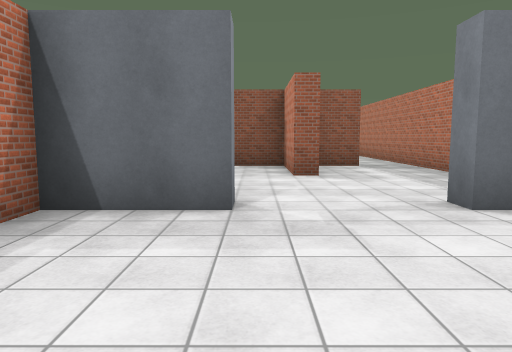
View 1 (above)

22 first-person views from a walk through a scene from a Unity 3-D project. The camera is 1.5 m above the floor, tilts 6° down and sees 70° across. The floor is counted in squares, 2 m on a side. Each view is taken from the middle of a square. On the plan, view 1 faces up. The plan holds only what a view shows up to about 11 squares ahead; the rest is blank. The place goes on beyond the plan. The player is left out. Surface patterns are stand-ins for the level's own textures.

View 2
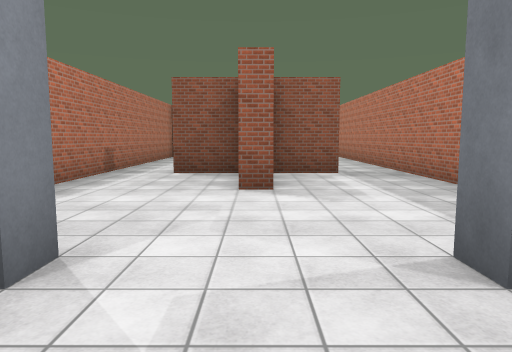

View 3
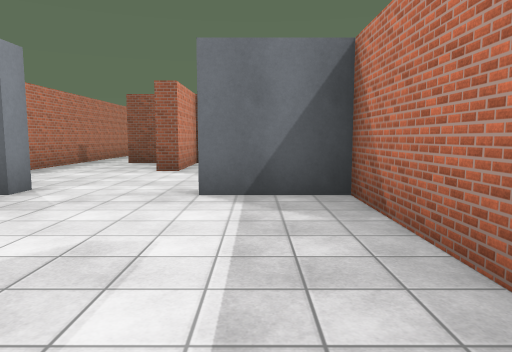

View 4
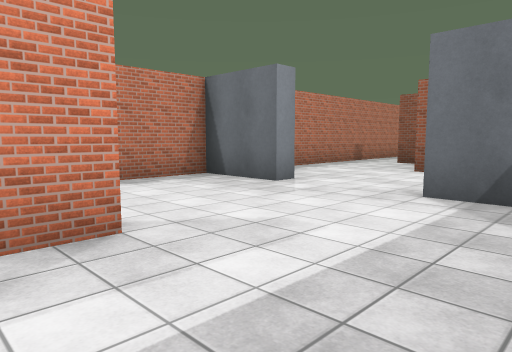

View 5
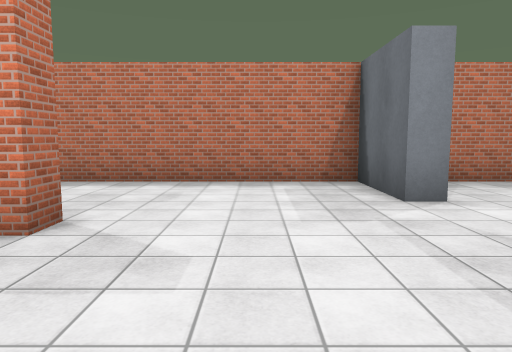

View 6
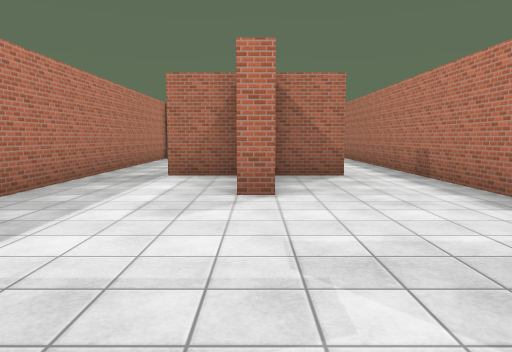

View 7
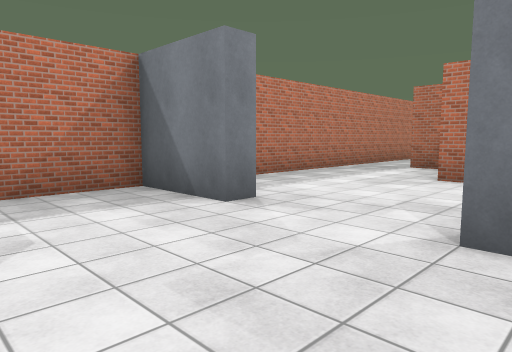

View 8
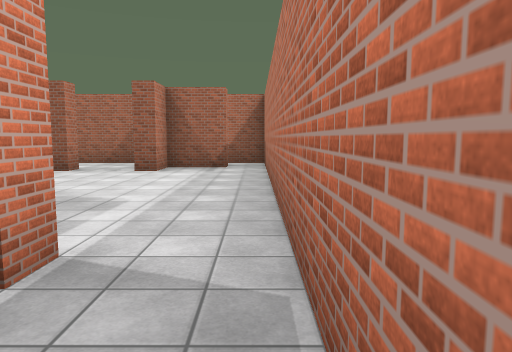

View 9
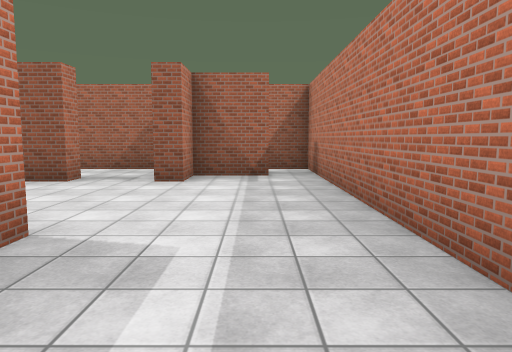

View 10
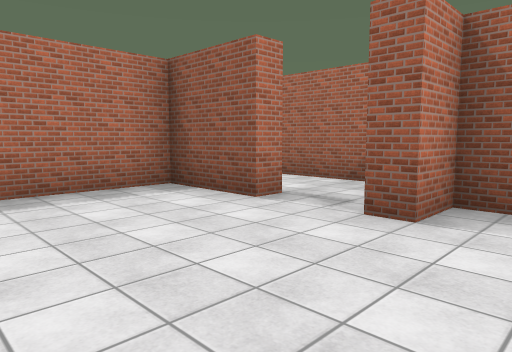

View 11
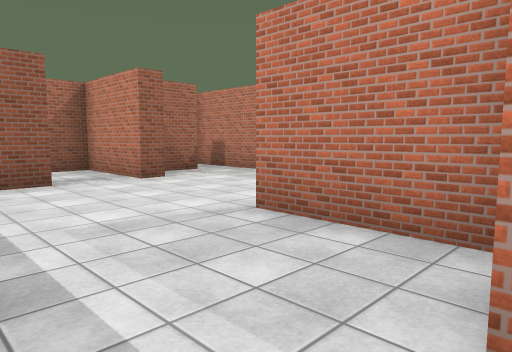

View 12
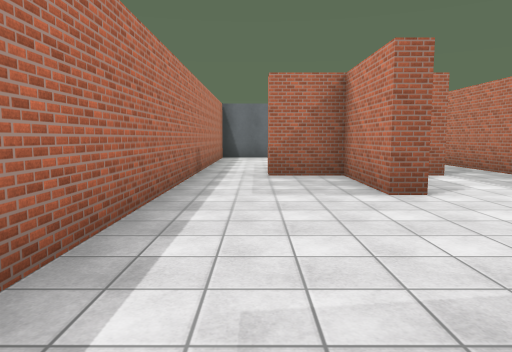

View 13
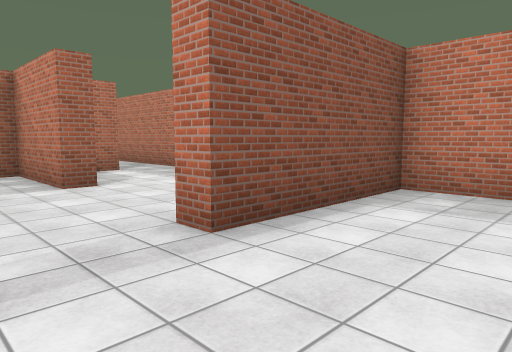

View 14
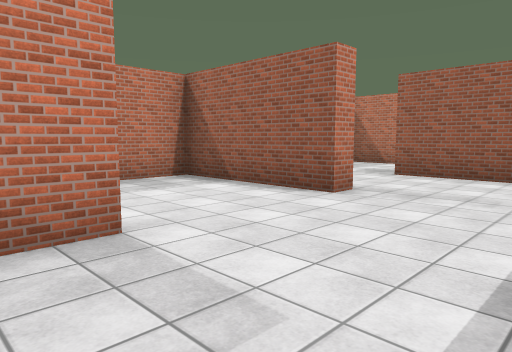

View 15
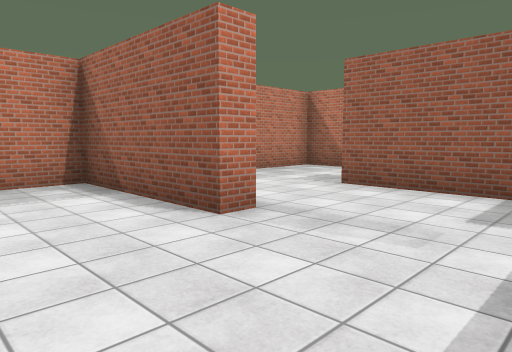

View 16
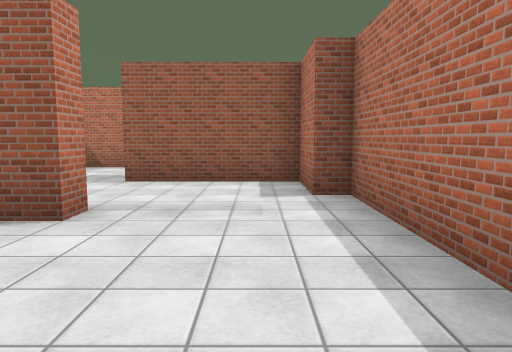

View 17
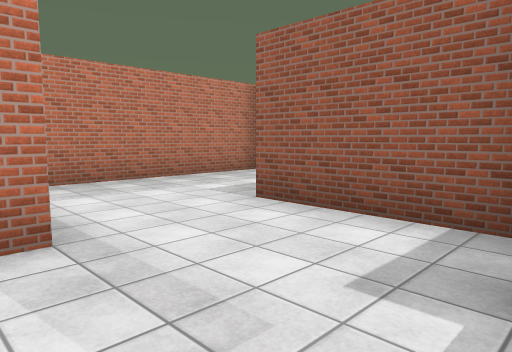

View 18
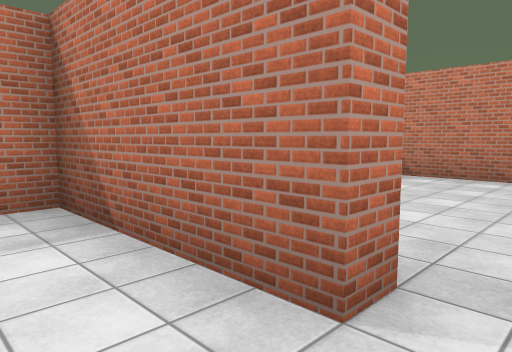

View 19
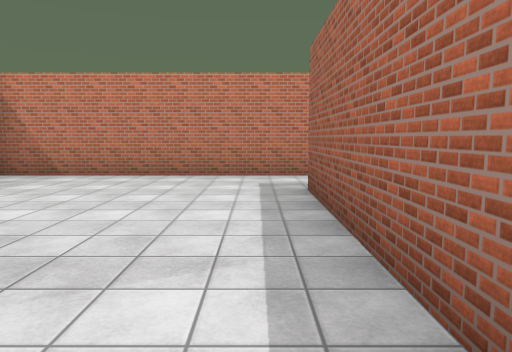

View 20
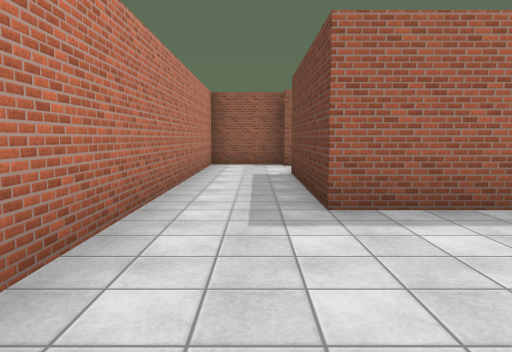

View 21
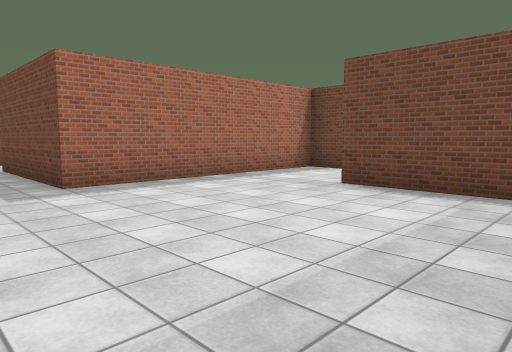

View 22
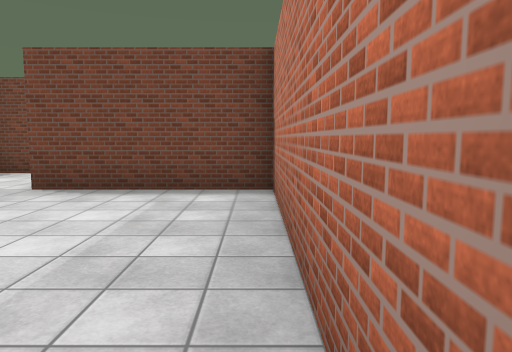

### Floor plan
Ten units are one square. View 1 is at (0, 0); x grows to the right and y downward. Boxes are objects, and circles mark ways between rooms. Rooms are numbered by the first view taken in them; rooms with no view inside come last. Other rooms are left out.
<svg viewBox="-87 -193 134 400">
<path fill="none" stroke="#000" d="M-2 -44 -2 -38 -22 -38 -22 15M6 -3 13 -3 13 6M42 -78 42 -106M14 23 28 23M28 -102 28 -97 13 -97 13 -73 8 -73 8 -97 -8 -97M-9 23 6 23M42 26 42 -38 23 -38 23 -42 42 -42 42 -61M-22 -116 -22 -52M-2 -163 -22 -163 -22 -116M8 -105 8 -128M34 -173 18 -173 18 -163 13 -163M42 -106 42 -176M14 53 8 53 8 28 -8 28M8 88 8 83 42 83 42 26M29 28 21 28M-22 15 -22 97 -18 97 -18 113 12 113M8 147 8 143M-8 122 -18 122 -18 154M-18 154 -18 182 -58 182M42 197 42 147 8 147M-78 182 -82 182 -82 202 41 202M8 143 42 143 42 88 8 88M42 -176 42 -188 31 -188"/>
<circle cx="-15" cy="-105" r="3" fill="#2a7"/>
<circle cx="35" cy="-100" r="3" fill="#2a7"/>
<circle cx="-15" cy="25" r="3" fill="#2a7"/>
<circle cx="35" cy="30" r="3" fill="#2a7"/>
<circle cx="40" cy="-170" r="3" fill="#2a7"/>
<circle cx="10" cy="105" r="3" fill="#2a7"/>
<circle cx="-5" cy="150" r="3" fill="#2a7"/>
<circle cx="10" cy="135" r="3" fill="#2a7"/>
<text x="10" y="-40">1</text>
<text x="10" y="-140">2</text>
<text x="10" y="60">3</text>
<text x="0" y="140">4</text>
<text x="-10" y="180">5</text>
<text x="30" y="120">6</text>
<text x="30" y="-180">7</text>
</svg>
Room 1 opens to room 2. Room 1 opens to room 3. Room 2 opens to room 7. Room 3 opens to room 6. Room 4 opens to room 5. Room 4 opens to room 6.

Where each view was taken, in squares from view 1:
view 1: 0 up, 0 right, facing up
view 2: 2 up, 1 right, facing up
view 3: 1 down, 3 right, facing up
view 4: 1 down, 4 right, facing up-left
view 5: 2 up, 4 right, facing left
view 6: 5 up, 1 right, facing down
view 7: 7 up, 1 left, facing down-right
view 8: 8 up, 4 right, facing up
view 9: 10 up, 3 right, facing up
view 10: 13 up, 3 right, facing up-left
view 11: 10 up, 2 left, facing up-right
view 12: 10 down, 1 left, facing up
view 13: 11 down, 1 left, facing up-right
view 14: 4 down, 2 left, facing down-right
view 15: 6 down, 2 left, facing down-right
view 16: 5 down, 1 left, facing down
view 17: 8 down, 2 left, facing down-right
view 18: 13 down, 0 right, facing down-right
view 19: 13 down, 1 left, facing down
view 20: 19 down, 2 right, facing left
view 21: 20 down, 4 right, facing up-left
view 22: 20 down, 4 right, facing up
